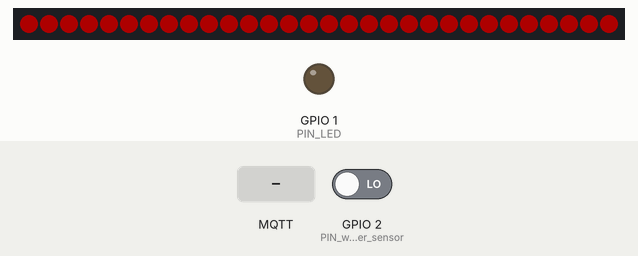
Simulated run of this sketch. Board: ESP8266 (NodeMCU). Parts: 30 RGB LEDs in strip order, left to right, output pins drawn as LEDs (lit = HIGH). Inputs (shaded band) come from the test bench; at power-on: GPIO 2 (PIN_water_sensor) LOW. Dim RGB values are drawn brighter than linear; WiFi joins after 1.5 s; servers stay silent unless stated; random numbers use the default seed unless the sketch sets one; no MQTT or app messages arrive unless stated.

Above: at 3.2 s.
3.3 s: GPIO 2 (PIN_water_sensor) driven HIGH
At 3.6 s:
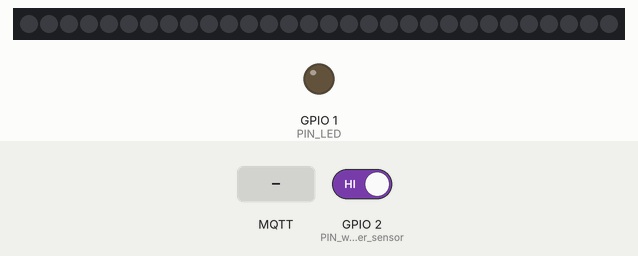
4.8 s: MQTT message "2" arrives on the first subscribed topic
At 5.27 s:
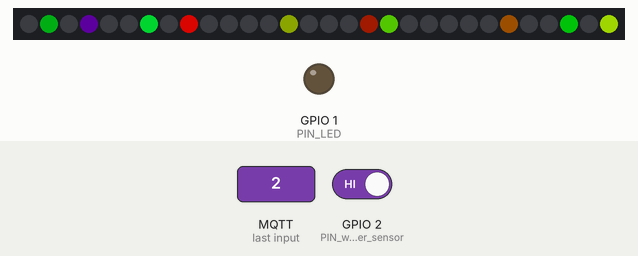
7.2 s: MQTT message "1" arrives on the first subscribed topic
At 7.37 s:
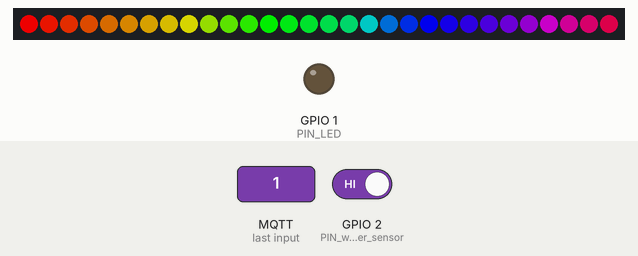
9.6 s: MQTT message "3" arrives on the first subscribed topic
At 10.3 s:
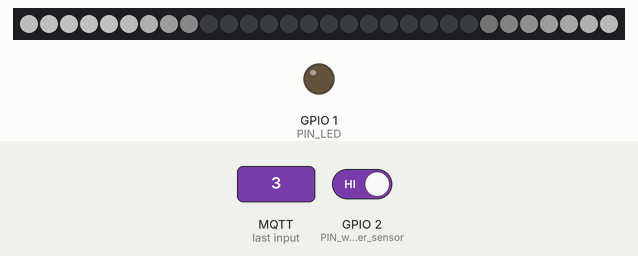
11.2 s: MQTT message "2" arrives on the first subscribed topic
At 11.59 s:
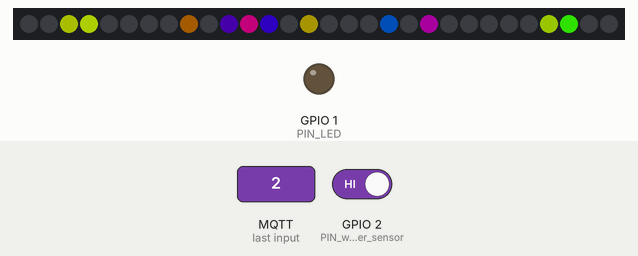
13.8 s: MQTT message "1" arrives on the first subscribed topic
At 14.6 s:
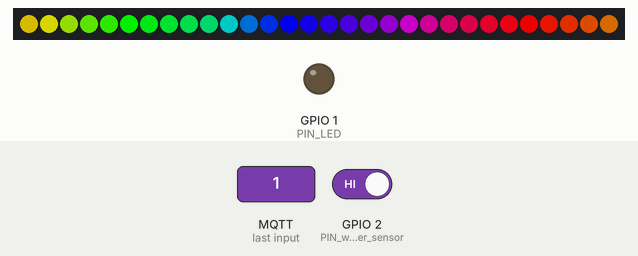

Measured:
- after the input at 4.8 s, the LEDs: first change at once (image 2 shows a later state)

The sketch:

WaterSensor.ino
```cpp
/* Прошивка для датчика протечки
 *
 * Подключение:
 * GPIO0 - выход на светодиодную ленту
 * GPIO2 - DO сенсора протечки
 * VCC   - пиание +3.3V
 * CH_PD - питание +3.3V через резистор 10к (без него модуль не работает)
 * GND   - питание GND
 *
 * v01
 * функции Blynk
 *
 * v02 - 25/10/19
 * добавлена паредача пакетов по UDP
 * добавлены функции OTA
 *
 * v03 - 26/10/19
 * добавлено управленеие адресной лентой
 * добавлено получение пакетов по UDP для управления лентой: m0 - движения нет, m1 - есть движение
 *
 * v04 - 31/10/19
 * изменен алгоритм подключения к wi-fi в функции Connect
 *
 * v05 - 08/11/19
 * заменена библиотека управления адресной лентой на FastLED
 *
 * v6 - 12/11/19
 * добавлены эффекты для ленты и управление эффектами через blynk
 *
 * v7 - 14/11/19
 * добавлен эффект SEA_MODE
 *
 * v8 - 28/11/19
 * Устранена проблема с переподключением модуля к wi-fi
 *
 * v9 - 17/12/19
 * Добавлена функция переподключения к Blynk серверу
 *
 * v10 - 30/12/19
 * функции подключения к wi-fi и blynk вынесены в отдельный файл.
 * OTA-апдейт заменен на WEB-апдейт
 *
 * v11 - 14/01/20
 * функция выбора режима ленты вынесена в effects()
 * доработана функция определения движения
 *
 * v12 - 07/02/2020
 * Добавлена функция отправки E-mail при протечке
 *
 * v20 - 25/03/2020
 * отказ от Blynk, переход на mqtt
 * переход на новые версии модулей connect_wi-fi_v102, effects_v102
 * упрощен алгоритм чтения сигнала с датчика протечки
 *
 * v201 - 27/03/2020
 * исправлены ошибки подключения к mqtt
 * отлажена работа в УКБП
 *
 * v202 - 05/04/2020
 * добавлен топик синхронизации с MQTT
 *
 * v22 - 09/05/2020
 * добавлено отключение по времени MAX_MANUAL_PERIOD
 *
 * v23 - 23/05/2020
 * топики mqtt разделены на топики управления ctrl и топики статуса state
 * добавлены флаги retain вместо топиков синхронизации (connect_mqtt_v03)
 *
 * v30 - 26/05/2021
 * переход mqtt на clusterfly
 */


#define PIN_LED          1  // встроенный светодиод
#define PIN_water_sensor 2  // вход датчика влажности
#define PIN_led_strip    0  // адресаня лента

#define OFF      0
#define RAINBOW  1
#define HELLO    4
#define ALARM    10


#include <FastLED.h>
#define LEDS_count 30       // число пикселей в адресной ленте (в ванной)
CRGB Strip[LEDS_count];


#include <ESP8266WiFi.h>
const char ssid[] = "welcome's wi-fi";
const char pass[] = "27101988";
const bool NEED_STATIC_IP = true;
IPAddress IP_Node_MCU          (192, 168, 1, 71);
IPAddress IP_Fan_controller    (192, 168, 1, 41);
IPAddress IP_Water_sensor_bath (192, 168, 1, 135);
IPAddress IP_Toilet_controller (192, 168, 1, 54);


#include <WiFiUdp.h>
WiFiUDP Udp;
unsigned int localPort = 8888;
char Buffer[UDP_TX_PACKET_MAX_SIZE];


#include <ESP8266WebServer.h>
#include <ESP8266HTTPUpdateServer.h>
ESP8266WebServer httpServer(80);
ESP8266HTTPUpdateServer httpUpdater;


#include <PubSubClient.h>
WiFiClient Bath_esp8266;
PubSubClient client(Bath_esp8266);
const char* mqtt_client_name = "Bath_esp8266";    // Имя клиента


const int CHECK_PERIOD = 2*60*1000;       // периодичность проверки на подключение к сервисам
const int RESTART_PERIOD = 30*60*1000;    // время до ребута, если не удается подключиться к wi-fi
const int MAX_MANUAL_PERIOD = 20*60*1000; // максимальное время работы в ручном режиме
const int DELAY_ALARM_TIME = 500;         // время до срабатывания сигнализации протечки (защита от дребезга)

bool Water_sensor_flag = false;      // флаг сигнала от датчика протечки
bool Water_alarm_flag = false;       // флаг тревоги протечки воды
bool Motion_flag = false;            // флаг наличия движения
bool High_humidity_flag = false;     // флаг высокой влажности
byte Manual_mode = OFF;              // режим ленты, управляемый через Blynk
bool Send_Email_flag = false;        // флаг отправленного сообщения по данной протечке

unsigned long Last_online_time;      // время когда модуль был онлайн
unsigned long Last_check_time;       // время проверки подключения к wi-fi и сервисам
unsigned long Manual_mode_time;      // время управления лентой в ручном режиме
unsigned long Water_alarm_flag_time; // время срабатывания сенсора протечки

byte LED_effect = OFF;                        // текущий эфффект светодиодной ленты
byte last_LED_effect = OFF;                   // эфффект светодиодной ленты на предыдущем такте

// топик управления лентой
const char topic_led_ctrl[] = "user_1502445e/bath/led_ctrl";

// топики состояний
const char topic_water_alarm[] = "user_1502445e/bath/alarm";
const char topic_led_state[] = "user_1502445e/bath/led";


//=========================================================================================

void setup() {
  FastLED.addLeds<WS2811, PIN_led_strip, GRB>(Strip, LEDS_count).setCorrection( TypicalLEDStrip );
  FastLED.setBrightness(200); //0-255
  FastLED.clear();

  pinMode(PIN_LED, OUTPUT); digitalWrite(PIN_LED, LOW);
  pinMode(PIN_water_sensor, INPUT);

  Connect_WiFi(IP_Water_sensor_bath, NEED_STATIC_IP);
  Connect_mqtt(mqtt_client_name);
  MQTT_subscribe();

  MQTT_publish_int(topic_water_alarm, false);
  MQTT_publish_int(topic_led_state, OFF);
}

//=========================================================================================

void loop() {
  // функции работы с датчиком протечки
  bool Water_alarm_flag = Read_water_sensor();

  // управление светодиодной лентой и встроенным светодиодом
  if ((long)millis() - Manual_mode_time > MAX_MANUAL_PERIOD)
    Manual_mode = OFF;

  if (Water_alarm_flag)        LED_effect = ALARM;
  else if (Manual_mode)        LED_effect = Manual_mode;
  else if (Motion_flag)        LED_effect = HELLO;
  else if (High_humidity_flag) LED_effect = RAINBOW;
  else                         LED_effect = OFF;
  LED_strip(LED_effect);

  // отправка режима на сервер mqtt
  if (LED_effect != last_LED_effect) {
    MQTT_publish_int(topic_led_state, LED_effect);
    last_LED_effect = LED_effect;
  }

  // сетевые функции
  httpServer.handleClient();                 // для обновления по воздуху
  client.loop();                             // для функций MQTT
  if (Water_alarm_flag) Send_UDP("w0");      // отправляем сообщение по UDP w0=протечка воды!
  Receive_UDP();                             // прием UDP для определения движения


  // проверка подключений к wifi и серверам
  if ((long)millis() - Last_check_time > CHECK_PERIOD) {
    Last_check_time = millis();

    // wi-fi
    if (WiFi.status() != WL_CONNECTED) {
      Connect_WiFi(IP_Water_sensor_bath, NEED_STATIC_IP);
      Restart(Last_online_time, RESTART_PERIOD);
    }
    else
      Last_online_time = millis();

    // mqtt
    if (!client.connected()) {
      Connect_mqtt(mqtt_client_name);
      MQTT_subscribe();
    }
  }
}


//=========================================================================================
// чтение датчика протечки

bool Read_water_sensor() {
  if (digitalRead(PIN_water_sensor) == HIGH) {      // если НЕТ сигнала от датчика протечки
    if (Water_sensor_flag)
      MQTT_publish_int(topic_water_alarm, 0);       // если протечка прекратилась отправляем 0
    Water_sensor_flag = false;                      // сбрасываем флаг протечки
  }
  else if (Water_sensor_flag == false) {            // если сигнал от датчика есть но флага нет (начало сигнала)
    Water_sensor_flag = true;
    Water_alarm_flag_time = millis();
    MQTT_publish_int(topic_water_alarm, 1);         // если протечка есть отправляем 1
  }

  if (Water_sensor_flag && ((long)millis() - Water_alarm_flag_time >= DELAY_ALARM_TIME) )
    return true;
  else
    return false;
}
```

connect.ino
```cpp
//===================================================================================================
// Подключение к wi-fi и udp

IPAddress gateway (192, 168, 1, 1);
IPAddress mask (255, 255, 255, 255);

void Connect_WiFi(IPAddress device_ip, bool static_ip){
  WiFi.mode(WIFI_STA);
  if (static_ip) WiFi.config(device_ip, gateway, mask);
  WiFi.begin(ssid, pass);
  byte i=0;  while ((WiFi.status() != WL_CONNECTED) && (i<5)) { delay(1000); i++; }     // подключаемся к wi-fi или выходим через 5 сек

  if (WiFi.status() == WL_CONNECTED)  {
    Udp.begin(localPort);                                  // запуск UDP
    httpUpdater.setup(&httpServer); httpServer.begin();    // web-сервер для обновления по воздуху
  }
}


//===================================================================================================
// Функция рестарта модуля при долгом отсутствии подключения к wi-fi

void Restart (unsigned long Online_time, const int max_offline_time) {
  if ((long)millis() - Online_time > max_offline_time) {
    WiFi.disconnect();
    ESP.eraseConfig();
    delay(1000);
    ESP.reset();
  }
}
```

mqtt.ino
```cpp
//===================================================================================================
// подключение к MQTT
/*
const char *mqtt_server = "mqtt.dioty.co";          // Имя сервера MQTT
const int   mqtt_port = 1883;                       // Порт для подключения к серверу MQTT
const char *mqtt_user = "sv.lipatnikov@gmail.com";  // Логин от сервера
const char *mqtt_pass = "83eb5858";                 // Пароль от сервера
*/

const char *mqtt_server = "srv2.clusterfly.ru";  // Имя сервера MQTT
const int   mqtt_port = 9991;                    // Порт для подключения к серверу MQTT
const char *mqtt_user = "user_1502445e";         // Логин от сервера
const char *mqtt_pass = "pass_943f7409";         // Пароль от сервера

void Connect_mqtt(const char* client_name) {
  if (WiFi.status() == WL_CONNECTED) {
    client.setServer(mqtt_server, mqtt_port);
    if (client.connect(client_name, mqtt_user, mqtt_pass))
      client.setCallback(mqtt_get);
  }
}


// Функция отправки int на сревер mqtt
void MQTT_publish_int(const char* topic , int data){
  char msg[5];
  sprintf (msg, "%u", data);
  client.publish(topic, msg, true);
}


// Функция отправки float на сревер mqtt
void MQTT_publish_float(const char* topic , float data){
  char msg[4];
  sprintf (msg, "%2.1f", data);
  client.publish(topic, msg, true);
}


// Функция отправки str на сревер mqtt
void MQTT_publish_str(const char* topic , char* data){
  client.publish(topic, data, true);
}


//=========================================================================================
//функции MQTT

// функция подписки на топики !!!
void MQTT_subscribe(void) {
  if (client.connected()){
    client.subscribe(topic_led_ctrl);
  }
}

// получение данных от сервера
void mqtt_get(char* topic, byte* payload, unsigned int length) {
  // создаем копию полученных данных
  char localPayload[length + 1];
  for (int i=0;i<length;i++) { localPayload[i] = (char)payload[i];  }
  localPayload[length] = 0;

  if (strcmp(topic, topic_led_ctrl) == 0) {
    int ivalue = 0; sscanf(localPayload, "%d", &ivalue);
    Manual_mode = (byte)ivalue;
    if (Manual_mode) Manual_mode_time = millis();
  }
}
```

udp.ino
```cpp
// функции UDP

//=========================================================================================
// функция отправки по UDP

unsigned long Last_UDP_send_time;             // время крайней отправки по udp
const int     UDP_SEND_PERIOD = 1000;         // частота отправки пакетов UDP

void Send_UDP (char data[UDP_TX_PACKET_MAX_SIZE]) {
  if ((long)millis() - Last_UDP_send_time > UDP_SEND_PERIOD) {
    Last_UDP_send_time = millis();
    Udp.beginPacket(IP_Toilet_controller, localPort);
    Udp.write(data);
    Udp.endPacket();
  }
}


//=========================================================================================
// прием пакетов по UDP

unsigned long Last_UDP_receive_time;             // время крайнего приема по udp
const int     UDP_RECEIVE_WAIT_TIME = 10 * 1000; // время устаревания данных, принятых по UDP

void Receive_UDP (void) {
  int packetSize = Udp.parsePacket();
  if (packetSize)  {
    Last_UDP_receive_time = millis();
    int len = Udp.read(Buffer, UDP_TX_PACKET_MAX_SIZE);
    if ((len == 2) && (Buffer[0] == 'm') && (Buffer[1] == '1')) Motion_flag = true;         // есть движение
    if ((len == 2) && (Buffer[0] == 'm') && (Buffer[1] == '0')) Motion_flag = false;        // движения нет
    if ((len == 2) && (Buffer[0] == 'h') && (Buffer[1] == '1')) High_humidity_flag = true;  // высокая влажность
    if ((len == 2) && (Buffer[0] == 'h') && (Buffer[1] == '0')) High_humidity_flag = false; // низакя влажность
  }
  // если нет приема по UDP - сбрасываем флаги
  if ((long)millis() - Last_UDP_receive_time > UDP_RECEIVE_WAIT_TIME) {
    Motion_flag = false;
    High_humidity_flag = false;
  }
}
```

Source omitted: effects.ino (11385 bytes)
